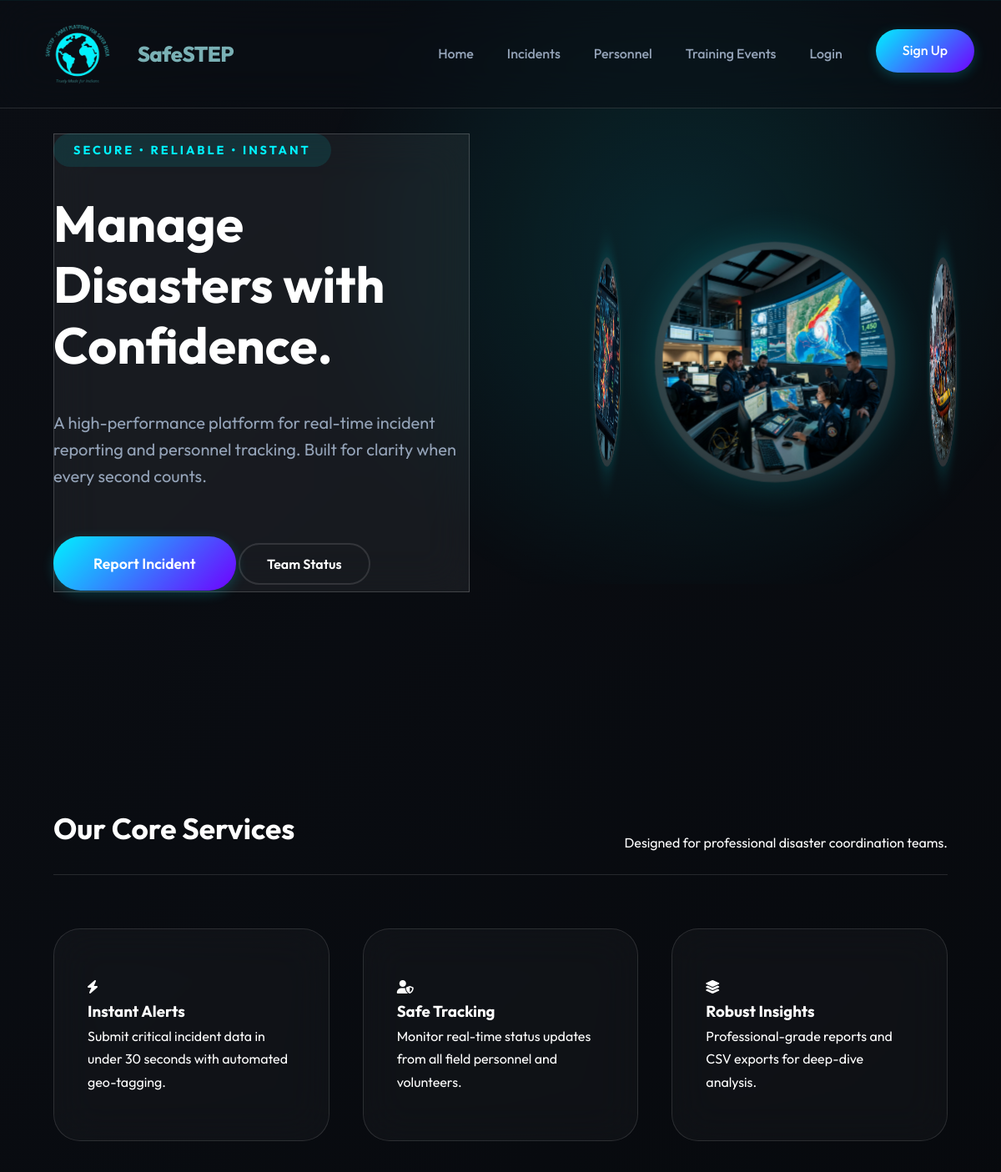
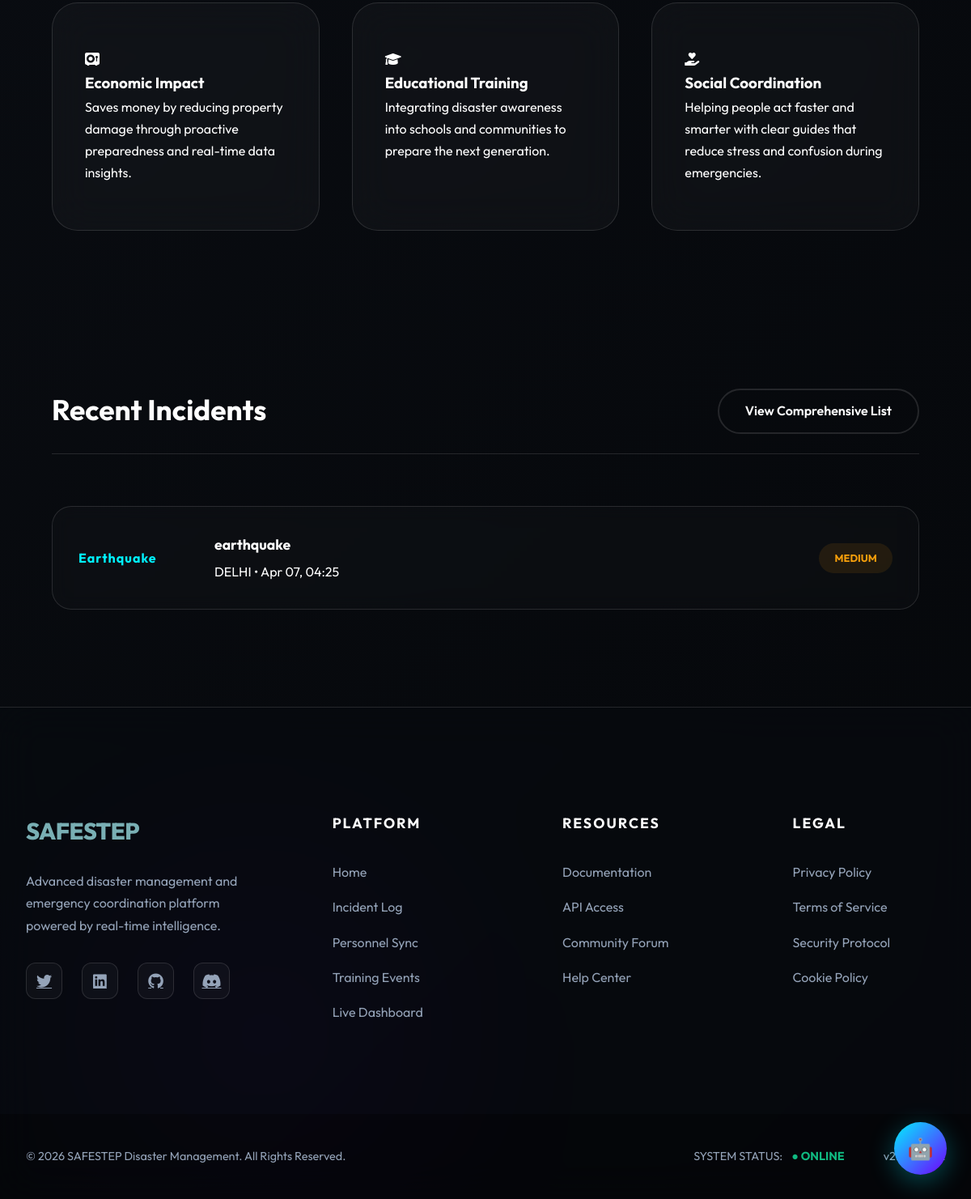
The page / on the database its author committed (2 pictures, top to bottom).
### models.py (models this page shows)
class Report(db.Model):
    id = db.Column(db.Integer, primary_key=True)
    title = db.Column(db.String(200), nullable=False)
    description = db.Column(db.Text, nullable=False)
    location = db.Column(db.String(200), nullable=False)
    severity = db.Column(db.String(50), nullable=False) # 'Low', 'Medium', 'High', 'Critical'
    disaster_type = db.Column(db.String(100), nullable=False)
    date_reported = db.Column(db.DateTime, default=datetime.utcnow)
    user_id = db.Column(db.Integer, db.ForeignKey('user.id'), nullable=False)

### app.py (the view)
@app.route('/')
def index():
    recent_reports = Report.query.order_by(Report.date_reported.desc()).limit(5).all()
    return render_template('index.html', reports=recent_reports)

### templates/index.html (shortened to what this page needs)
{% extends "base.html" %}
{% block content %}
<section class="hero">
    <div class="container hero-container">
        <div class="hero-content glass-resonance">
            <div class="hero-tag">SECURE • RELIABLE • INSTANT</div>
            <h1 id="typewriter-h1">Manage Disasters with Confidence.</h1>
            <p>A high-performance platform for real-time incident reporting and personnel tracking. Built for clarity
                when every second counts.</p>
            <div class="hero-btns">
                <a href="{{ url_for('reports') }}" class="btn-primary-lg">Report Incident</a>
                <a href="{{ url_for('attendance') }}" class="btn-outline">Team Status</a>
            </div>
        </div>
        <div class="hero-visual">
            <div class="hero-carousel-scene">
                <div class="hero-float-wrapper">
                    <div class="hero-carousel">
                        <div class="hero-carousel-item item-1">
                        </div>
                        <div class="hero-carousel-item item-2">
                            <img src="{{ url_for('static', filename='images/hero_rescue.png') }}"
                                alt="Rescue Operation">
                        </div>
                        <div class="hero-carousel-item item-3">
                            <img src="{{ url_for('static', filename='images/hero_medical.png') }}"
                                alt="Medical Response">
                        </div>
                        <div class="hero-carousel-item item-4">
                            <img src="{{ url_for('static', filename='images/hero_satellite.png') }}"
                                alt="Satellite Intelligence">
                        </div>
                    </div>
                </div>
            </div>
        </div>
    </div>
</section>
<section class="features">
    <div class="container">
        <div class="section-header">
            <h2>Our Core Services</h2>
            <p>Designed for professional disaster coordination teams.</p>
        </div>
        <div class="feature-grid">
            <div class="feature-card">
                <i class="fas fa-bolt"></i>
                <h3>Instant Alerts</h3>
                <p>Submit critical incident data in under 30 seconds with automated geo-tagging.</p>
            </div>
            <div class="feature-card">
                <i class="fas fa-user-shield"></i>
                <h3>Safe Tracking</h3>
                <p>Monitor real-time status updates from all field personnel and volunteers.</p>
            </div>
            <div class="feature-card">
                <i class="fas fa-layer-group"></i>
                <h3>Robust Insights</h3>
                <p>Professional-grade reports and CSV exports for deep-dive analysis.</p>
            </div>
            <div class="feature-card">
                <i class="fas fa-vault"></i>
                <h3>Economic Impact</h3>
                <p>Saves money by reducing property damage through proactive preparedness and real-time data insights.
                </p>
            </div>
            <div class="feature-card">
                <i class="fas fa-graduation-cap"></i>
                <h3>Educational Training</h3>
                <p>Integrating disaster awareness into schools and communities to prepare the next generation.</p>
            </div>
            <div class="feature-card">
                <i class="fas fa-hand-holding-heart"></i>
                <h3>Social Coordination</h3>
                <p>Helping people act faster and smarter with clear guides that reduce stress and confusion during
                    emergencies.</p>
            </div>
        </div>
    </div>
</section>
<section class="recent-reports">
    <div class="container">
        <div class="section-header">
            <h2>Recent Incidents</h2>
            <a href="{{ url_for('reports') }}" class="btn-outline">View Comprehensive List</a>
        </div>
        <div class="report-list">
            {% if reports %}
            {% for report in reports %}
            <div class="report-item">
                <div class="report-type">{{ report.disaster_type }}</div>
                <div class="report-info">
                    <h4>{{ report.title }}</h4>
                    <p>{{ report.location }} • {{ report.date_reported.strftime('%b %d, %H:%M') }}</p>
                </div>
                <div class="report-badge {{ report.severity|lower }}">{{ report.severity }}</div>
            </div>
            {% endfor %}
            {% else %}
            <div class="card">
                <p class="empty-state">No recent reports recorded in the system.</p>
            </div>
            {% endif %}
        </div>
    </div>
</section>
{% endblock %}

### rows shown on the page
Report: disaster_type "Earthquake", title "earthquake", location "DELHI", date_reported "Apr 07, 04:25", severity "MEDIUM"
